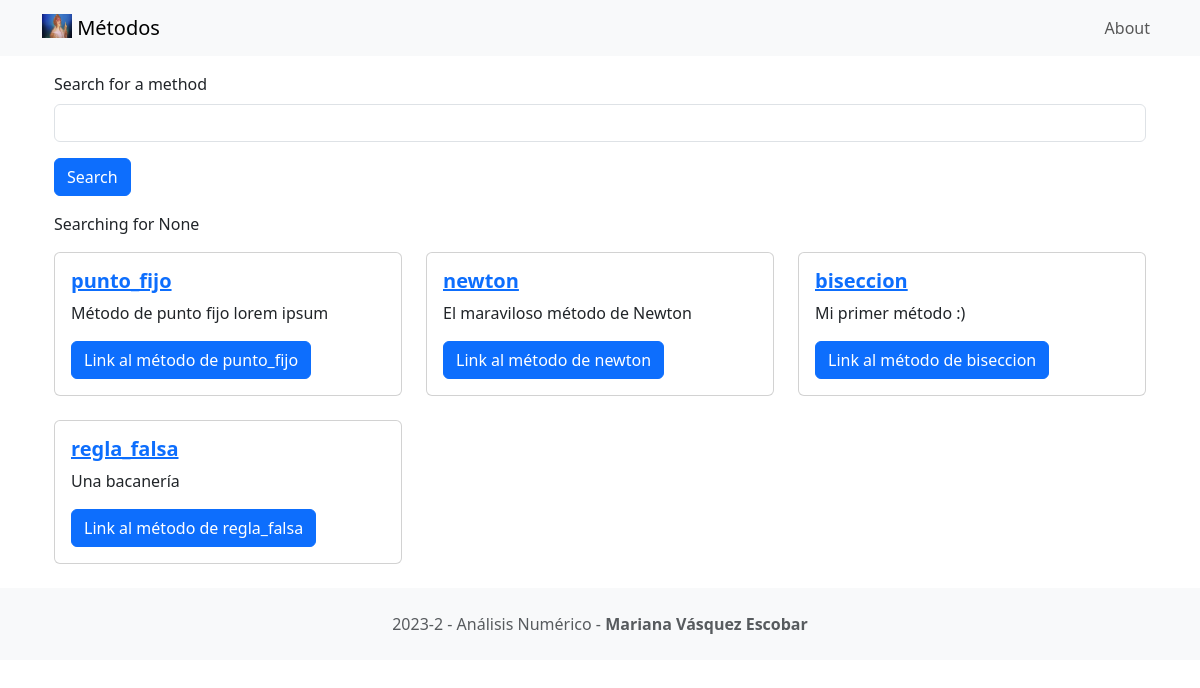
Before: / with the older database file.
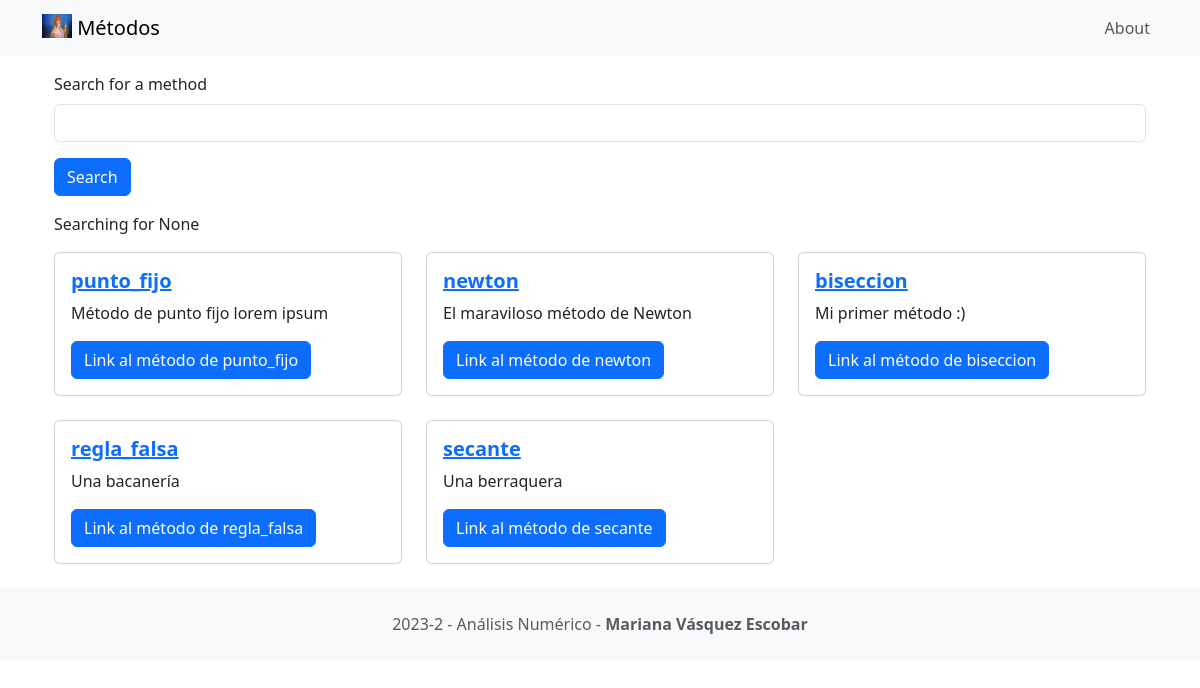
After: the same page with the newer database file.
### metodo/models.py (models this page shows, shortened)
class Metodo(models.Model):
    title = models.CharField(max_length=100)
    description = models.CharField(max_length=250)
    url= models.URLField(blank=True)

### metodo/views.py (the view)
# urls.py: 2. Add a URL to urlpatterns:  path('', views.home, name='home')
def home(request):
    searchTerm = request.GET.get('searchMethod')
    if searchTerm:
        metodos = Metodo.objects.filter(title__icontains=searchTerm)
    else:
        metodos = Metodo.objects.all()
    return render(request, 'home.html', {'searchTerm': searchTerm, 'metodos': metodos})

### metodo/templates/home.html
{% extends 'base.html' %}
{% block content %}
<div class="container">
    <form action="">
        <div class="mb-3">
          <label for="searchMethod" class="form-label">Search for a method</label>
          <input type="text" class="form-control" name="searchMethod" aria-describedby="methodHelp">
        </div>
        <button type="submit" class="btn btn-primary">Search</button>
      </form>
      <p>Searching for {{searchTerm}}</p>
      <div class="row row-cols-1 row-cols-md-3 g-4">
        {% for metodo in metodos %}
        <div v-for="metodo in metodos" class="col">
          <div class="card">
            <div class="card-body">
              <a href="{% url 'detail' metodo.id %}">
                <h5 class="card-title fw-bold">{{ metodo.title}}</h5>
              </a>
              <p class="card-text">{{metodo.description}}</p>
              {% if metodo.url %}
                <a href="{{ metodo.url}}" class="btn btn-primary">Link al método de {{metodo.title}}</a>
              {% endif %}
            </div>
          </div>
        </div>
        {% endfor %}
      </div>
</div>
{% endblock content %}

### LylaProject/templates/base.html (shortened to what this page needs)
<head><link href="https://cdn.jsdelivr.net/npm/bootstrap@5.3.2/dist/css/bootstrap.min.css" rel="stylesheet">
</head>
<nav class="navbar navbar-expand-lg navbar-light bg-light mb-3">
    <div class="container">
      <a class="navbar-brand" href="{% url 'home' %}">
        {% load static %}
        <img src="{% static 'images/Lyla.jpg' %}" alt="" width="30" height="24"
        class="d-inline-block align-text-top" />
        Métodos
      </a>
      <div class="collapse navbar-collapse" id="navbarNavAltMarkup">
        <div class="navbar-nav ms-auto">
          <a class="nav-link" href="{% url 'about' %}">About</a>
        </div>
      </div>
    </div>
</nav>
<div class="container">
    {% block content %}
    {% endblock content %}
</div>
<footer class="text-center text-lg-start bg-light text-muted mt-4">
    <div class="text-center p-4">
        2023-2 - Análisis Numérico -
        <a class="text-reset fw-bold text-decoration-none" taget="_blank" href="https://www.linkedin.com/in/mariana-vásquez-escobar-1674b51a2/">
            Mariana Vásquez Escobar
        </a>
    </div>
</footer>

Changed rows visible on the page:
added Metodo: title "secante", description "Una berraquera"
